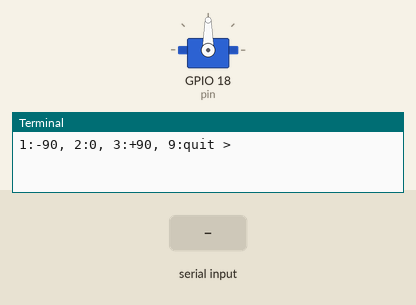
Simulated run of this program. Board: Raspberry Pi (BCM pin numbers). Shown: servo, the last lines printed to the terminal. The inputs (shaded band) are chosen by the test bench. Servo angles are drawn from the pulse width (0.5 ms = 0°, 2.5 ms = 180°).

Above: at 1.2 s.
1.3 s: "1" typed at the terminal, then Enter
At 2.3 s:
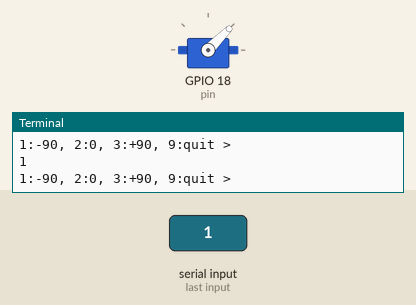
2.8 s: "3" typed at the terminal, then Enter
At 3.5 s:
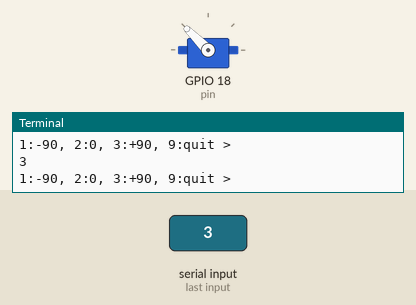
4.3 s: "2" typed at the terminal, then Enter
At 4.6 s:
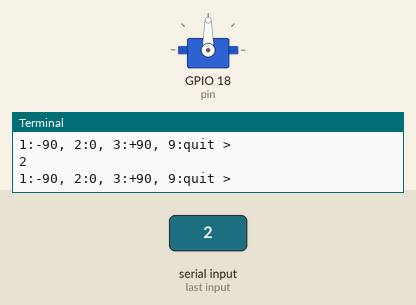
Timing chart, 0 to 7.3 s (numbered marks = the images above; inputs shaded):
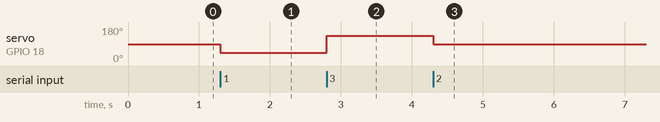

Measured:
- after the input at 1.3 s, servo on GPIO 18 (pin): 90° → 45° at once
- after the input at 2.8 s, servo on GPIO 18 (pin): 45° → 135° at once
- after the input at 4.3 s, servo on GPIO 18 (pin): 135° → 90° at once

The program:

servo_wpi_sw.py
```python
import wiringpi as wpi
pin = 18

wpi.wiringPiSetupGpio()
wpi.pinMode(pin, wpi.OUTPUT)
#default 10ms, 0~100
wpi.softPwmCreate(pin, 15, 200) #1pulse = 0.1ms(100us), 50Hz = 20ms, 20ms/0.1ms= 200(50Hz)

while True:
	answer = input("1:-90, 2:0, 3:+90, 9:quit > ")
	if answer =='1':
		#wpi.softPwmWrite(pin, 5) # 5 * 0.1ms = 0.5ms
		wpi.softPwmWrite(pin, 10) # 10 * 0.1ms = 1ms
	elif answer == '2':
		wpi.softPwmWrite(pin, 15) # 15*0.1ms = 1.5ms
	elif answer == '3':
		#wpi.softPwmWrite(pin, 25) # 25*0.1ms = 2.5ms
		wpi.softPwmWrite(pin, 20) # 20*0.1ms = 2ms
	elif answer == '9':
		break
```
